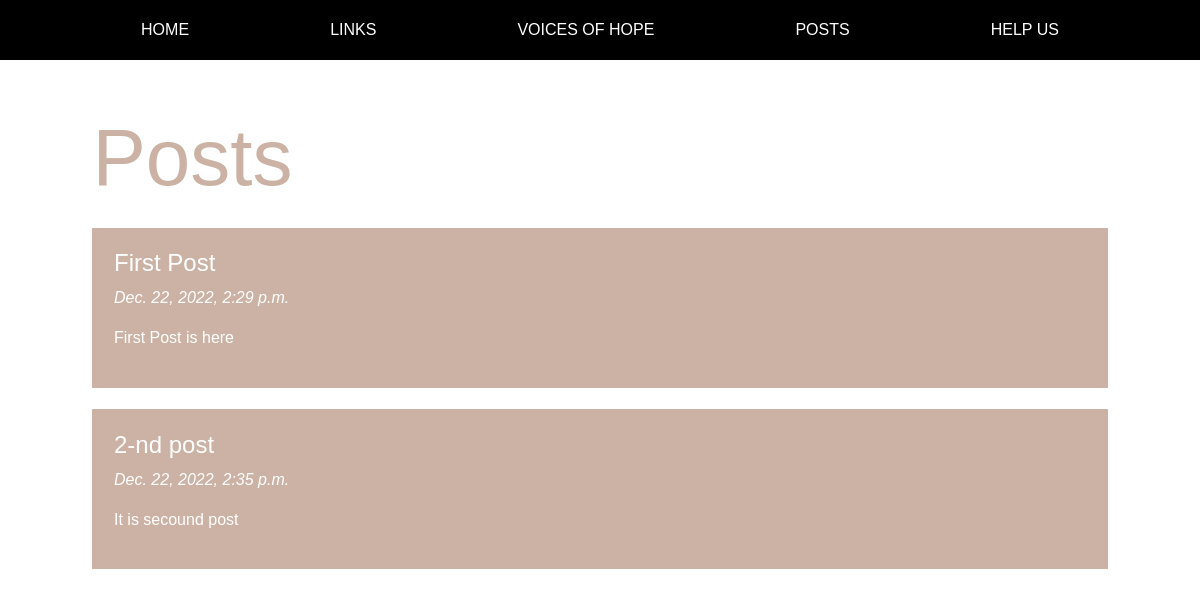
The page /posts on the database its author committed.
### core/models.py (models this page shows, shortened)
class Post(models.Model):
    title = models.CharField(max_length=20)
    post = models.TextField(null=False)
    time = models.DateTimeField(default=datetime.datetime.now())
    class Meta:
        verbose_name = 'Post'

### core/views.py (the view)
# urls.py: path('posts', views.posts, name='posts'),
def posts(request):
    data = {"title": "Posts", "posts": Post.objects.all()}
    return render(request, "pages/posts.html", context=data)

### templates/pages/posts.html
{% extends "base.html" %}
{% load static %}
{% block content %}
<div id="posts">
    <h1 id="posts-title" class="color">Posts</h1>
    {% for post in posts %}
    <div class="post b-color">
        <h1 class="post-title">{{ post.title }}</h1>
        <p class="post-time">{{ post.time }}</p>
        <p class="post-p">{{ post.post }}</p>
    </div>
    {% endfor %}
</div>
{% endblock %}

### static/css/posts.css (style rules this page uses)
#posts { padding: 5%; }
#posts-title { font-size: 80px; padding: 0 3%; }
.post { padding: 2%; margin: 2% 3%; color: white; }
.post-time { font-style: italic; }

### static/css/style.css (style rules this page uses)
body { font-family: "Cinzel", sans-serif; }
h1 { font-size: x-large; }
p { font-size: 16px; }
.color { color: #CBB2A4; }
.b-color { background-color: #CBB2A4; }

### rows shown on the page
Post: title "First Post", time "Dec. 22, 2022, 2:29 p.m.", post "First Post is here"
Post: title "2-nd post", time "Dec. 22, 2022, 2:35 p.m.", post "It is secound post"
